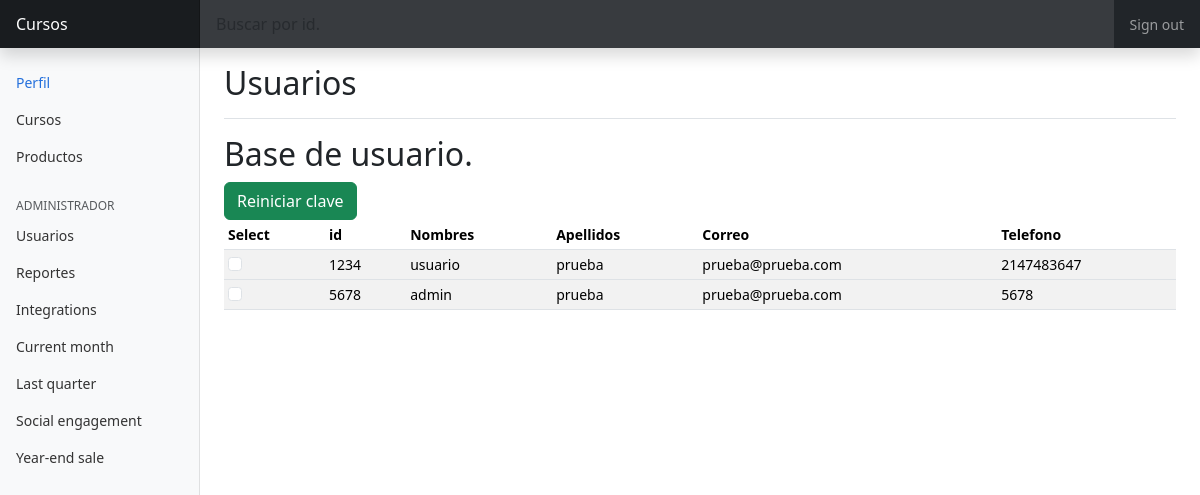
The page /vista/admin/usuarios.php on the database as committed earlier.
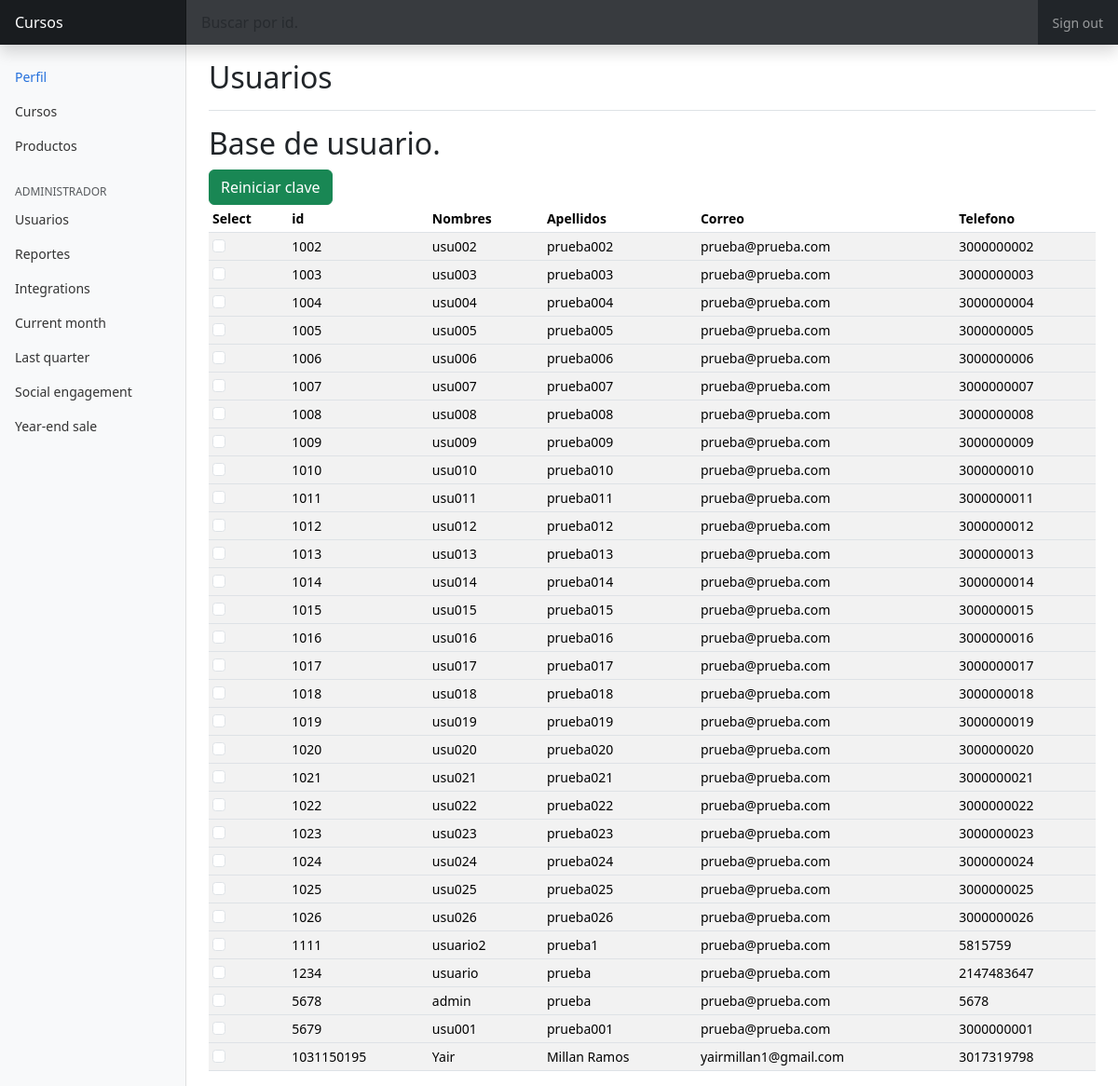
The same page on the database as committed later.
### tables this page shows
CREATE TABLE `usuario` (
  `id` int(10) NOT NULL,
  `nombres` varchar(45) NOT NULL,
  `apellidos` varchar(45) NOT NULL,
  `correo` varchar(45) NOT NULL,
  `telefono` bigint(11) NOT NULL,
  `fechaDeNacimiento` date NOT NULL,
  `pass` varchar(255) NOT NULL,
  `generoid` int(10) NOT NULL,
  `rol_id` int(10) NOT NULL
);

### modelo/funcionesAdmin.php (called while the page is built, shortened)
<?php
class administrador {
    public function tablaUsu()
    {
        $c = new conectar();
        $con = $c->conexion();
        $sql1 = "SELECT usuario.id, usuario.nombres, usuario.apellidos, usuario.correo, usuario.telefono FROM usuario";
        $result = mysqli_query($con,$sql1);
    return mysqli_fetch_all($result,MYSQLI_ASSOC);
    }
}
?>

### vista/admin/usuarios.php (the view, shortened to what this page needs)
<!doctype html>
<html lang="en">
  <head>
    <link href="https://cdn.jsdelivr.net/npm/bootstrap@5.2.3/dist/css/bootstrap.min.css" rel="stylesheet">
    <link href="../assets/dist/css/bootstrap.min.css" rel="stylesheet">
    <link href="../../css/dashboard.css" rel="stylesheet">
  </head>
  <body>
<header class="navbar navbar-dark sticky-top bg-dark flex-md-nowrap p-0 shadow">
  <a class="navbar-brand col-md-3 col-lg-2 me-0 px-3" href="usuSesion.php">Cursos</a>
  <input class="form-control form-control-dark w-100" type="text" placeholder="Buscar por id." aria-label="Search" id="buscar">
  <div class="navbar-nav">
    <div class="nav-item text-nowrap">
      <a class="nav-link px-3" href="../../controlador/signout.php">Sign out</a>
    </div>
  </div>
</header>
<div class="container-fluid">
  <div class="row">
  <nav id="sidebarMenu" class="col-md-3 col-lg-2 d-md-block bg-light sidebar collapse">
      <div class="position-sticky pt-3">
        <ul class="nav flex-column">
          <li class="nav-item">
            <a class="nav-link active" aria-current="page" href="../../controlador/menu.php?opcion=perfil">
              Perfil
            </a>
          </li>
          <li class="nav-item">
            <a class="nav-link" href="../../controlador/menu.php?opcion=cursos">
              Cursos
            </a>
          </li>
          <li class="nav-item">
            <a class="nav-link" href="../../controlador/menu.php?opcion=productos">
              Productos
            </a>
          </li>
        </ul>
        <div id="funcionesAdmin">
        <h6 class="sidebar-heading d-flex justify-content-between align-items-center px-3 mt-4 mb-1 text-muted">
          <span>Administrador</span>
        </h6>
        <ul class="nav flex-column mb-2">
          <li class="nav-item">
            <a class="nav-link" href="../../controlador/menu.php?opcion=usuarios">
              Usuarios
            </a>
          </li>
          <li class="nav-item">
            <a class="nav-link" href="../../controlador/menu.php?opcion=reportes">
              Reportes
            </a>
          </li>
          <li class="nav-item">
            <a class="nav-link" href="../../controlador/menu.php?opcion=perfil">
              Integrations
            </a>
          </li>
          <li class="nav-item">
            <a class="nav-link" href="../../controlador/menu.php?opcion=perfil">
              Current month
            </a>
          </li>
          <li class="nav-item">
            <a class="nav-link" href="../../controlador/menu.php?opcion=perfil">
              Last quarter
            </a>
          </li>
          <li class="nav-item">
            <a class="nav-link" href="../../controlador/menu.php?opcion=perfil">
              Social engagement
            </a>
          </li>
          <li class="nav-item">
            <a class="nav-link" href="../../controlador/menu.php?opcion=perfil">
              Year-end sale
            </a>
          </li>
        </ul>
        </div>
      </div>
    </nav>
    <main class="col-md-9 ms-sm-auto col-lg-10 px-md-4">
      <div class="d-flex justify-content-between flex-wrap flex-md-nowrap align-items-center pt-3 pb-2 mb-3 border-bottom">
        <h1 class="h2">Usuarios</h1>
      </div>
      <h2>Base de usuario.</h2>
      <div class="table-responsive">
        <form action="../../controlador/resetPass.php" method="POST">
        <button type="submit" class="btn btn-success">Reiniciar clave</button>
        <table class="table table-striped table-sm" id="tabla">
          <thead>
            <tr>
              <th scope="col">Select</th>
              <th scope="col">id</th>
              <th scope="col">Nombres</th>
              <th scope="col">Apellidos</th>
              <th scope="col">Correo</th>
              <th scope="col">Telefono</th>
            </tr>
          </thead>
          <?php
          require_once "../../modelo/funcionesAdmin.php";
          $admin = new administrador();
          $datos = $admin->tablaUsu();
          foreach ($datos as $key) {
          ?>
          <tbody>
            <tr>
            <td> <input type="checkbox" class="form-check-input" id="tablaUsu" name="tablaUsu[]" value=<?php echo $key['id'];?>></td>
              <td><?php echo $key['id'];?></td>
              <td><?php echo $key['nombres'];?></td>
              <td><?php echo $key['apellidos'];?></td>
              <td><?php echo $key['correo'];?></td>
              <td><?php echo $key['telefono'];?></td>
            </tr>
          </tbody>
          <?php } ?>
        </table>
      </form>
      </div>
    </main>
  </div>
</div>
  </body>
</html>

### css/dashboard.css (style rules this page uses)
body { font-size: .875rem; }
.sidebar { position: fixed; top: 0; bottom: 0; left: 0; z-index: 100; padding: 48px 0 0; box-shadow: inset -1px 0 0 rgba(0, 0, 0, .1); }
.sidebar .nav-link { font-weight: 500; color: #333; }
.sidebar .nav-link.active { color: #2470dc; }
.sidebar-heading { font-size: .75rem; text-transform: uppercase; }
.navbar-brand { padding-top: .75rem; padding-bottom: .75rem; font-size: 1rem; background-color: rgba(0, 0, 0, .25); box-shadow: inset -1px 0 0 rgba(0, 0, 0, .25); }
.navbar .form-control { padding: .75rem 1rem; border-width: 0; border-radius: 0; }
.form-control-dark { color: #fff; background-color: rgba(255, 255, 255, .1); border-color: rgba(255, 255, 255, .1); }

Rows that differ between the two databases and show on the page:
added usuario: id "1002", nombres "usu002", apellidos "prueba002", correo "prueba@prueba.com", telefono "3000000002"
added usuario: id "1003", nombres "usu003", apellidos "prueba003", correo "prueba@prueba.com", telefono "3000000003"
added usuario: id "1004", nombres "usu004", apellidos "prueba004", correo "prueba@prueba.com", telefono "3000000004"
added usuario: id "1005", nombres "usu005", apellidos "prueba005", correo "prueba@prueba.com", telefono "3000000005"
added usuario: id "1006", nombres "usu006", apellidos "prueba006", correo "prueba@prueba.com", telefono "3000000006"
added usuario: id "1007", nombres "usu007", apellidos "prueba007", correo "prueba@prueba.com", telefono "3000000007"
added usuario: id "1008", nombres "usu008", apellidos "prueba008", correo "prueba@prueba.com", telefono "3000000008"
added usuario: id "1009", nombres "usu009", apellidos "prueba009", correo "prueba@prueba.com", telefono "3000000009"
added usuario: id "1010", nombres "usu010", apellidos "prueba010", correo "prueba@prueba.com", telefono "3000000010"
added usuario: id "1011", nombres "usu011", apellidos "prueba011", correo "prueba@prueba.com", telefono "3000000011"
added usuario: id "1012", nombres "usu012", apellidos "prueba012", correo "prueba@prueba.com", telefono "3000000012"
added usuario: id "1013", nombres "usu013", apellidos "prueba013", correo "prueba@prueba.com", telefono "3000000013"
added usuario: id "1014", nombres "usu014", apellidos "prueba014", correo "prueba@prueba.com", telefono "3000000014"
added usuario: id "1015", nombres "usu015", apellidos "prueba015", correo "prueba@prueba.com", telefono "3000000015"
added usuario: id "1016", nombres "usu016", apellidos "prueba016", correo "prueba@prueba.com", telefono "3000000016"
added usuario: id "1017", nombres "usu017", apellidos "prueba017", correo "prueba@prueba.com", telefono "3000000017"
added usuario: id "1018", nombres "usu018", apellidos "prueba018", correo "prueba@prueba.com", telefono "3000000018"
added usuario: id "1019", nombres "usu019", apellidos "prueba019", correo "prueba@prueba.com", telefono "3000000019"
added usuario: id "1020", nombres "usu020", apellidos "prueba020", correo "prueba@prueba.com", telefono "3000000020"
added usuario: id "1021", nombres "usu021", apellidos "prueba021", correo "prueba@prueba.com", telefono "3000000021"
added usuario: id "1022", nombres "usu022", apellidos "prueba022", correo "prueba@prueba.com", telefono "3000000022"
added usuario: id "1023", nombres "usu023", apellidos "prueba023", correo "prueba@prueba.com", telefono "3000000023"
added usuario: id "1024", nombres "usu024", apellidos "prueba024", correo "prueba@prueba.com", telefono "3000000024"
added usuario: id "1025", nombres "usu025", apellidos "prueba025", correo "prueba@prueba.com", telefono "3000000025"
added usuario: id "1026", nombres "usu026", apellidos "prueba026", correo "prueba@prueba.com", telefono "3000000026"
added usuario: id "1111", nombres "usuario2", apellidos "prueba1", correo "prueba@prueba.com", telefono "5815759"
added usuario: id "5679", nombres "usu001", apellidos "prueba001", correo "prueba@prueba.com", telefono "3000000001"
added usuario: id "1031150195", nombres "Yair", apellidos "Millan Ramos", correo "yairmillan1@gmail.com", telefono "3017319798"
